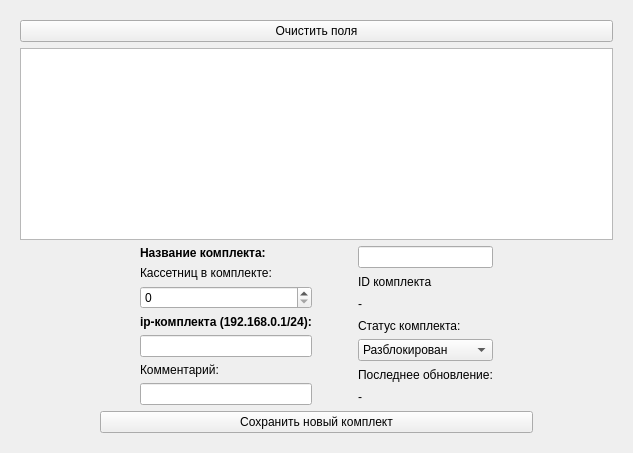
                <widget class="QWidget" name="tab_13">
                 <attribute name="title">
                  <string>Комплекты</string>
                 </attribute>
                 <layout class="QGridLayout" name="gridLayout_29">
                  <item row="0" column="0">
                   <widget class="QFrame" name="frame">
                    <layout class="QVBoxLayout" name="verticalLayout_13">
                     <item>
                      <widget class="QPushButton" name="btnSetCreateNew">
                       <property name="text">
                        <string>Очистить поля</string>
                       </property>
                      </widget>
                     </item>
                     <item>
                      <widget class="QTableView" name="tableView_set">
                       <property name="minimumSize">
                        <size>
                         <width>0</width>
                         <height>150</height>
                        </size>
                       </property>
                       <property name="maximumSize">
                        <size>
                         <width>16777215</width>
                         <height>300</height>
                        </size>
                       </property>
                      </widget>
                     </item>
                     <item>
                      <layout class="QHBoxLayout" name="horizontalLayout_12">
                       <item>
                        <spacer name="horizontalSpacer_26">
                         <property name="orientation">
                          <enum>Qt::Orientation::Vertical</enum>
                         </property>
                         <property name="sizeHint" stdset="0">
                          <size>
                           <width>40</width>
                           <height>20</height>
                          </size>
                         </property>
                        </spacer>
                       </item>
                       <item>
                        <spacer name="horizontalSpacer_50">
                         <property name="orientation">
                          <enum>Qt::Orientation::Vertical</enum>
                         </property>
                         <property name="sizeHint" stdset="0">
                          <size>
                           <width>40</width>
                           <height>20</height>
                          </size>
                         </property>
                        </spacer>
                       </item>
                       <item>
                        <layout class="QVBoxLayout" name="areaSetOne">
                         <item>
                          <layout class="QHBoxLayout" name="horizontalLayout_8">
                           <item>
                            <spacer name="horizontalSpacer_18">
                             <property name="orientation">
                              <enum>Qt::Orientation::Vertical</enum>
                             </property>
                             <property name="sizeHint" stdset="0">
                              <size>
                               <width>40</width>
                               <height>20</height>
                              </size>
                             </property>
                            </spacer>
                           </item>
                           <item>
                            <layout class="QVBoxLayout" name="verticalLayout_3">
                             <item>
                              <widget class="QLabel" name="label_108">
                               <property name="font">
                                <font>
                                 <bold>true</bold>
                                </font>
                               </property>
                               <property name="text">
                                <string>Название комплекта: </string>
                               </property>
                              </widget>
                             </item>
                             <item>
                              <widget class="QLabel" name="label">
                               <property name="text">
                                <string>Кассетниц в комплекте:</string>
                               </property>
                              </widget>
                             </item>
                             <item>
                              <widget class="QSpinBox" name="inputIntSetQuantity"/>
                             </item>
                             <item>
                              <widget class="QLabel" name="label_11">
                               <property name="font">
                                <font>
                                 <bold>true</bold>
                                </font>
                               </property>
                               <property name="text">
                                <string>ip-комплекта (192.168.0.1/24):</string>
                               </property>
                               <property name="scaledContents">
                                <bool>false</bool>
                               </property>
                               <property name="wordWrap">
                                <bool>false</bool>
                               </property>
                               <property name="openExternalLinks">
                                <bool>false</bool>
                               </property>
                              </widget>
                             </item>
                             <item>
                              <widget class="QLineEdit" name="inputSetIp"/>
                             </item>
                             <item>
                              <widget class="QLabel" name="label_35">
                               <property name="text">
                                <string>Комментарий:</string>
                               </property>
                              </widget>
                             </item>
                             <item>
                              <widget class="QLineEdit" name="lineSetNote"/>
                             </item>
                             <item>
                              <layout class="QHBoxLayout" name="horizontalLayout_6"/>
                             </item>
                            </layout>
                           </item>
                           <item>
                            <spacer name="horizontalSpacer_49">
                             <property name="orientation">
                              <enum>Qt::Orientation::Vertical</enum>
                             </property>
                             <property name="sizeHint" stdset="0">
                              <size>
                               <width>40</width>
                               <height>20</height>
                              </size>
                             </property>
                            </spacer>
                           </item>
                           <item>
                            <layout class="QVBoxLayout" name="verticalLayout_4">
                             <item>
                              <widget class="QLineEdit" name="inputSetName"/>
                             </item>
                             <item>
                              <widget class="QLabel" name="label_2">
                               <property name="text">
                                <string>ID комплекта</string>
                               </property>
                              </widget>
                             </item>
                             <item>
                              <widget class="QLabel" name="textSetId">
                               <property name="text">
                                <string>-</string>
                               </property>
                              </widget>
                             </item>
                             <item>
                              <widget class="QLabel" name="label_5">
                               <property name="text">
                                <string>Статус комплекта:</string>
                               </property>
                              </widget>
                             </item>
                             <item>
                              <widget class="QComboBox" name="comboSetStatus">
                               <item>
                                <property name="text">
                                 <string>Разблокирован</string>
                                </property>
                               </item>
                               <item>
                                <property name="text">
                                 <string>Заблокирован</string>
                                </property>
                               </item>
                              </widget>
                             </item>
                             <item>
                              <widget class="QLabel" name="label_48">
                               <property name="text">
                                <string>Последнее обновление:</string>
                               </property>
                              </widget>
                             </item>
                             <item>
                              <layout class="QHBoxLayout" name="horizontalLayout_5">
                               <item>
                                <widget class="QLabel" name="dateSetLastUpdate">
                                 <property name="text">
                                  <string>-</string>
                                 </property>
                                </widget>
                               </item>
                              </layout>
                             </item>
                            </layout>
                           </item>
                           <item>
                            <spacer name="horizontalSpacer_20">
                             <property name="orientation">
                              <enum>Qt::Orientation::Vertical</enum>
                             </property>
                             <property name="sizeHint" stdset="0">
                              <size>
                               <width>40</width>
                               <height>20</height>
                              </size>
                             </property>
                            </spacer>
                           </item>
                          </layout>
                         </item>
                         <item>
                          <layout class="QGridLayout" name="gridLayout_18">
                           <item row="0" column="0">
                            <widget class="QPushButton" name="btnSetSave">
                             <property name="text">
                              <string>Сохранить новый комплект</string>
                             </property>
                            </widget>
                           </item>
                          </layout>
                         </item>
                        </layout>
                       </item>
                       <item>
                        <spacer name="horizontalSpacer_51">
                         <property name="orientation">
                          <enum>Qt::Orientation::Vertical</enum>
                         </property>
                         <property name="sizeHint" stdset="0">
                          <size>
                           <width>40</width>
                           <height>20</height>
                          </size>
                         </property>
                        </spacer>
                       </item>
                       <item>
                        <spacer name="horizontalSpacer_27">
                         <property name="orientation">
                          <enum>Qt::Orientation::Vertical</enum>
                         </property>
                         <property name="sizeHint" stdset="0">
                          <size>
                           <width>40</width>
                           <height>20</height>
                          </size>
                         </property>
                        </spacer>
                       </item>
                      </layout>
                     </item>
                    </layout>
                   </widget>
                  </item>
                 </layout>
                </widget>
